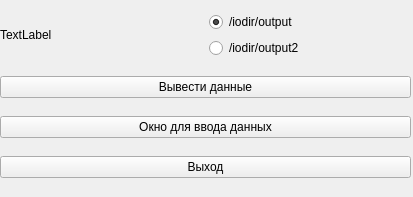
<?xml version="1.0" encoding="UTF-8"?>
<ui version="4.0">
 <class>Widget</class>
 <widget class="QWidget" name="Widget">
  <property name="geometry">
   <rect>
    <x>0</x>
    <y>0</y>
    <width>413</width>
    <height>197</height>
   </rect>
  </property>
  <property name="windowTitle">
   <string>Widget</string>
  </property>
  <property name="styleSheet">
   <string notr="true"/>
  </property>
  <widget class="QWidget" name="verticalLayoutWidget">
   <property name="geometry">
    <rect>
     <x>0</x>
     <y>0</y>
     <width>411</width>
     <height>191</height>
    </rect>
   </property>
   <layout class="QVBoxLayout" name="verticalLayout">
    <item>
     <layout class="QHBoxLayout" name="horizontalLayout">
      <item>
       <widget class="QLabel" name="label">
        <property name="text">
         <string>TextLabel</string>
        </property>
       </widget>
      </item>
      <item>
       <layout class="QVBoxLayout" name="verticalLayout_2">
        <item>
         <widget class="QRadioButton" name="radioButton">
          <property name="text">
           <string>/iodir/output</string>
          </property>
          <property name="checked">
           <bool>true</bool>
          </property>
         </widget>
        </item>
        <item>
         <widget class="QRadioButton" name="radioButton_2">
          <property name="text">
           <string>/iodir/output2</string>
          </property>
         </widget>
        </item>
       </layout>
      </item>
     </layout>
    </item>
    <item>
     <widget class="QPushButton" name="pushButton_2">
      <property name="text">
       <string>Вывести данные</string>
      </property>
     </widget>
    </item>
    <item>
     <widget class="QPushButton" name="pushButton">
      <property name="text">
       <string>Окно для ввода данных</string>
      </property>
     </widget>
    </item>
    <item>
     <widget class="QPushButton" name="pushButton_3">
      <property name="text">
       <string>Выход</string>
      </property>
     </widget>
    </item>
   </layout>
  </widget>
 </widget>
 <resources/>
 <connections/>
</ui>
